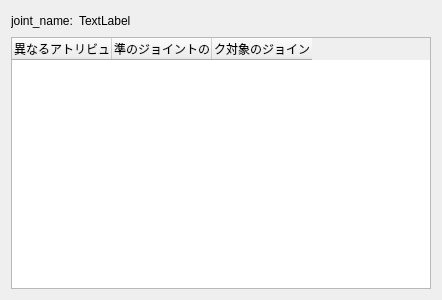
<?xml version="1.0" encoding="UTF-8"?>
<ui version="4.0">
 <class>Form</class>
 <widget class="QWidget" name="Form">
  <property name="geometry">
   <rect>
    <x>0</x>
    <y>0</y>
    <width>442</width>
    <height>300</height>
   </rect>
  </property>
  <property name="minimumSize">
   <size>
    <width>442</width>
    <height>0</height>
   </size>
  </property>
  <property name="windowTitle">
   <string>Form</string>
  </property>
  <layout class="QVBoxLayout" name="verticalLayout">
   <item>
    <layout class="QHBoxLayout" name="horizontalLayout">
     <item>
      <widget class="QLabel" name="label">
       <property name="text">
        <string>joint_name:</string>
       </property>
      </widget>
     </item>
     <item>
      <widget class="QLabel" name="joint_name_txt">
       <property name="text">
        <string>TextLabel</string>
       </property>
      </widget>
     </item>
     <item>
      <spacer name="horizontalSpacer">
       <property name="orientation">
        <enum>Qt::Horizontal</enum>
       </property>
       <property name="sizeHint" stdset="0">
        <size>
         <width>40</width>
         <height>20</height>
        </size>
       </property>
      </spacer>
     </item>
    </layout>
   </item>
   <item>
    <widget class="QTableWidget" name="detail_table">
     <column>
      <property name="text">
       <string>値の異なるアトリビュート</string>
      </property>
     </column>
     <column>
      <property name="text">
       <string>基準のジョイントの値</string>
      </property>
     </column>
     <column>
      <property name="text">
       <string>チェック対象のジョイントの値</string>
      </property>
     </column>
    </widget>
   </item>
  </layout>
 </widget>
 <resources/>
 <connections/>
</ui>
